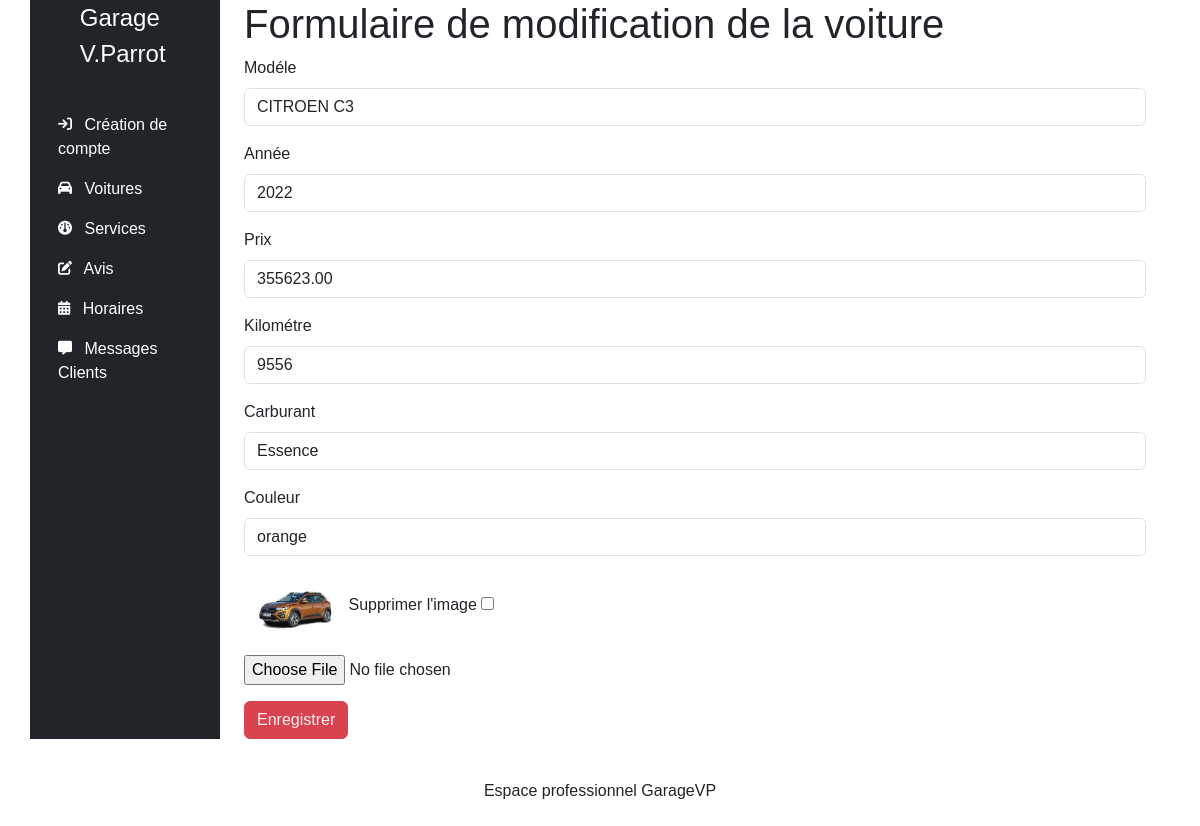
Page /admin/car.php?id=8 on the committed database.
### tables this page shows
CREATE TABLE pictures(
        picture_id INT PRIMARY KEY AUTO_INCREMENT  NOT NULL ,
        is_principal BOOL NOT NULL ,
        image1 VARCHAR (250) NOT NULL ,
        image2 VARCHAR (250) NOT NULL ,
        image3 VARCHAR (250) NOT NULL ,
        car_id INT NOT NULL,
    	CONSTRAINT picture_car_FK FOREIGN KEY (car_id) REFERENCES cars(car_id)
);

CREATE TABLE cars(
        car_id INT PRIMARY KEY AUTO_INCREMENT NOT NULL,
        model VARCHAR (50) NOT NULL,
        year INT NOT NULL,
        price DECIMAL(10, 2) NOT NULL,
   	kilometer INT NOT NULL,
        full VARCHAR(50) NOT NULL,
        color VARCHAR (50) NOT NULL
);

### lib/car.php (called while the page is built, shortened)
<?php
function getCarById(PDO $pdo, $id):array|bool
{
  $sql = "SELECT c.*, p.*
          FROM cars c
          INNER JOIN pictures p ON c.car_id = p.car_id
          WHERE c.car_id = :id";
  $query = $pdo->prepare($sql);
  $query->bindValue(":id", $id, PDO::PARAM_INT);
  $query->execute();
  $car = $query->fetch(PDO::FETCH_ASSOC);
  return $car;
}
  ?>

### admin/car.php (the view, shortened to what this page needs)
<?php
require_once __DIR__ . "/../lib/pdo.php";
require_once __DIR__ . "/../lib/car.php";
require_once __DIR__ . "/templates/header.php";
$car = [
    'model' => '',
    'year' => '',
    'price' => '',
    'kilometer' => '',
    'full' => '',
    'color'=> ''
];
if (isset($_GET['id'])) {
    $car = getCarById($pdo, $_GET['id']);
    $pageTitle = "Formulaire de modification de la voiture";
} else {
    $pageTitle = "Formulaire ajout de la voiture";
}
?>
<h1><?= $pageTitle; ?></h1>
<?php if ($car !== false) { ?>
    <form method="POST" enctype="multipart/form-data">
    <div class="mb-3">
            <label for="model" class="form-label">Modéle</label>
            <input type="text" class="form-control" id="model" name="model" value="<?= $car['model']; ?>">
        </div>
        <div class="mb-3">
            <label for="year" class="form-label">Année</label>
            <input type="number" class="form-control" id="year" name="year" value="<?= $car['year']; ?>">
        </div>
        <div class="mb-3">
            <label for="price" class="form-label">Prix</label>
            <input type="text" class="form-control" id="price" name="price" value="<?= $car['price']; ?>">
        </div>
        <div class="mb-3">
            <label for="kilometer" class="form-label">Kilométre</label>
            <input type="text" class="form-control" id="kilometer" name="kilometer" value="<?= $car['kilometer']; ?>">
        </div>
        <div class="mb-3">
            <label for="full" class="form-label">Carburant</label>
            <input type="text" class="form-control" id="full" name="full" value="<?= $car['full']; ?>">
        </div>
        <div class="mb-3">
            <label for="color" class="form-label">Couleur</label>
            <input type="text" class="form-control" id="color" name="color" value="<?= $car['color']; ?>">
        </div>
        <?php if (isset($_GET['id']) && isset($car['image1'])) { ?>
            <p>
                <img src="<?= _CARS_IMAGES_FOLDER_ . $car['image1'] ?>" alt="<?= $car['model'] ?>" width="100">
                <label for="delete_image">Supprimer l'image</label>
                <input type="checkbox" name="delete_image" id="delete_image">
            </p>
        <?php } ?>
        <p>
            <input type="file" name="file" id="file">
        </p>
        <input type="submit" name="saveCar" class="btn btn-primary" value="Enregistrer">
    </form>
<?php } ?>
<?php require_once __DIR__ . "/templates/footer.php"; ?>

### assets/css/styles.css (style rules this page uses)
:root { --primary: #D94350; --secondary: #D9777F; --success: #28a745; --danger: #dc3545; --warning: #fd7e14; --info: #17a2b8; --light: #f8f9fa; --dark: #1d1f20; --bs-nav-link-color: var(--primary); --bs-link-color: var(--primary); --bs-link-hover-color: var(--secondary); }
.btn-primary { --bs-btn-color: #f7f0f0; --bs-btn-bg: var(--primary); --bs-btn-border-color: var(--primary); --bs-btn-hover-color: #fff; --bs-btn-hover-bg: #ffc697; --bs-btn-hover-border-color: var(--secondary); --bs-btn-focus-shadow-rgb: 49,132,253; --bs-btn-active-color: #fff; --bs-btn-active-bg: #4e7277; --bs-btn-active-border-color: var(--secondary); --bs-btn-active-shadow: inset 0 3px 5px rgba(0, 0, 0, 0.125); --bs-btn-disabled-color: #fff; --bs-btn-disabled-bg: #4f4f4f; --bs-btn-disabled-border-color: #343434; }
body { font-family: 'Barlow Condensed', sans-serif; }
h1, h2 { font-family: 'Rajdhani', sans-serif; }

### rows in the picture
pictures: model "CITROEN C3", year "2022", price "355623.00", kilometer "9556", full "Essence", color "orange", image1 (picture)

### other values in the picture
$data['label'] "Création de compte"
$data['label'] "Voitures"
$data['label'] "Services"
$data['label'] "Avis"
$data['label'] "Horaires"
$data['label'] "Messages Clients"
$pageTitle "Formulaire de modification de la voiture"
